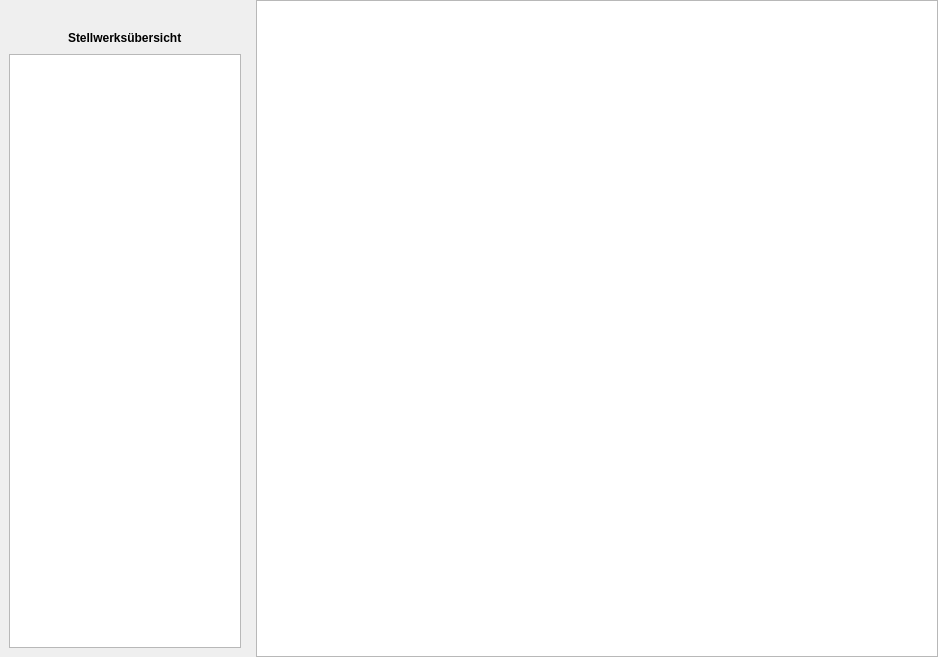
<?xml version="1.0" encoding="UTF-8"?>
<ui version="4.0">
 <class>StellwerksUebersichtWidget</class>
 <widget class="QWidget" name="StellwerksUebersichtWidget">
  <property name="geometry">
   <rect>
    <x>0</x>
    <y>0</y>
    <width>938</width>
    <height>657</height>
   </rect>
  </property>
  <property name="windowTitle">
   <string>Form</string>
  </property>
  <layout class="QHBoxLayout" name="horizontalLayout">
   <property name="leftMargin">
    <number>0</number>
   </property>
   <property name="topMargin">
    <number>0</number>
   </property>
   <property name="rightMargin">
    <number>0</number>
   </property>
   <property name="bottomMargin">
    <number>0</number>
   </property>
   <item>
    <widget class="QDockWidget" name="dockWidget">
     <property name="minimumSize">
      <size>
       <width>250</width>
       <height>157</height>
      </size>
     </property>
     <property name="maximumSize">
      <size>
       <width>250</width>
       <height>524287</height>
      </size>
     </property>
     <property name="features">
      <set>QDockWidget::NoDockWidgetFeatures</set>
     </property>
     <property name="windowTitle">
      <string/>
     </property>
     <widget class="QWidget" name="dockWidgetContents">
      <layout class="QVBoxLayout" name="verticalLayout">
       <item>
        <layout class="QHBoxLayout" name="horizontalLayout_2">
         <item>
          <spacer name="horizontalSpacer">
           <property name="orientation">
            <enum>Qt::Horizontal</enum>
           </property>
           <property name="sizeHint" stdset="0">
            <size>
             <width>40</width>
             <height>20</height>
            </size>
           </property>
          </spacer>
         </item>
         <item>
          <widget class="QLabel" name="label">
           <property name="font">
            <font>
             <weight>75</weight>
             <bold>true</bold>
            </font>
           </property>
           <property name="text">
            <string>Stellwerksübersicht</string>
           </property>
          </widget>
         </item>
         <item>
          <spacer name="horizontalSpacer_2">
           <property name="orientation">
            <enum>Qt::Horizontal</enum>
           </property>
           <property name="sizeHint" stdset="0">
            <size>
             <width>40</width>
             <height>20</height>
            </size>
           </property>
          </spacer>
         </item>
        </layout>
       </item>
       <item>
        <widget class="QTreeView" name="treeView"/>
       </item>
      </layout>
     </widget>
    </widget>
   </item>
   <item>
    <widget class="QGraphicsView" name="graphicsView"/>
   </item>
  </layout>
 </widget>
 <resources/>
 <connections/>
</ui>
